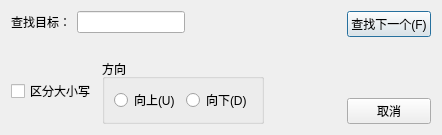
<?xml version="1.0" encoding="UTF-8"?>
<ui version="4.0">
 <class>SearchDialog</class>
 <widget class="QDialog" name="SearchDialog">
  <property name="geometry">
   <rect>
    <x>0</x>
    <y>0</y>
    <width>442</width>
    <height>135</height>
   </rect>
  </property>
  <property name="windowTitle">
   <string>查找</string>
  </property>
  <layout class="QGridLayout" name="gridLayout_2">
   <item row="0" column="0">
    <layout class="QGridLayout" name="gridLayout">
     <item row="0" column="0">
      <layout class="QFormLayout" name="formLayout">
       <item row="0" column="0">
        <layout class="QHBoxLayout" name="horizontalLayout">
         <item>
          <widget class="QLabel" name="label">
           <property name="text">
            <string>查找目标：</string>
           </property>
          </widget>
         </item>
         <item>
          <widget class="QLineEdit" name="searchEdit"/>
         </item>
        </layout>
       </item>
       <item row="2" column="0">
        <layout class="QHBoxLayout" name="horizontalLayout_3">
         <item>
          <widget class="QCheckBox" name="BigSmall">
           <property name="text">
            <string>区分大小写</string>
           </property>
           <property name="checked">
            <bool>false</bool>
           </property>
          </widget>
         </item>
         <item>
          <widget class="QGroupBox" name="groupBox">
           <property name="title">
            <string>方向</string>
           </property>
           <layout class="QHBoxLayout" name="horizontalLayout_2">
            <item>
             <widget class="QRadioButton" name="rbup">
              <property name="text">
               <string>向上(U)</string>
              </property>
             </widget>
            </item>
            <item>
             <widget class="QRadioButton" name="rbdown">
              <property name="text">
               <string>向下(D)</string>
              </property>
             </widget>
            </item>
           </layout>
          </widget>
         </item>
        </layout>
       </item>
       <item row="1" column="0">
        <spacer name="verticalSpacer_2">
         <property name="orientation">
          <enum>Qt::Orientation::Vertical</enum>
         </property>
         <property name="sizeHint" stdset="0">
          <size>
           <width>20</width>
           <height>40</height>
          </size>
         </property>
        </spacer>
       </item>
      </layout>
     </item>
     <item row="0" column="1">
      <layout class="QVBoxLayout" name="verticalLayout">
       <item>
        <widget class="QPushButton" name="Findnext">
         <property name="text">
          <string>查找下一个(F)</string>
         </property>
        </widget>
       </item>
       <item>
        <spacer name="verticalSpacer">
         <property name="orientation">
          <enum>Qt::Orientation::Vertical</enum>
         </property>
         <property name="sizeHint" stdset="0">
          <size>
           <width>20</width>
           <height>40</height>
          </size>
         </property>
        </spacer>
       </item>
       <item>
        <widget class="QPushButton" name="cancel">
         <property name="text">
          <string>取消</string>
         </property>
        </widget>
       </item>
      </layout>
     </item>
    </layout>
   </item>
  </layout>
 </widget>
 <resources/>
 <connections/>
</ui>
